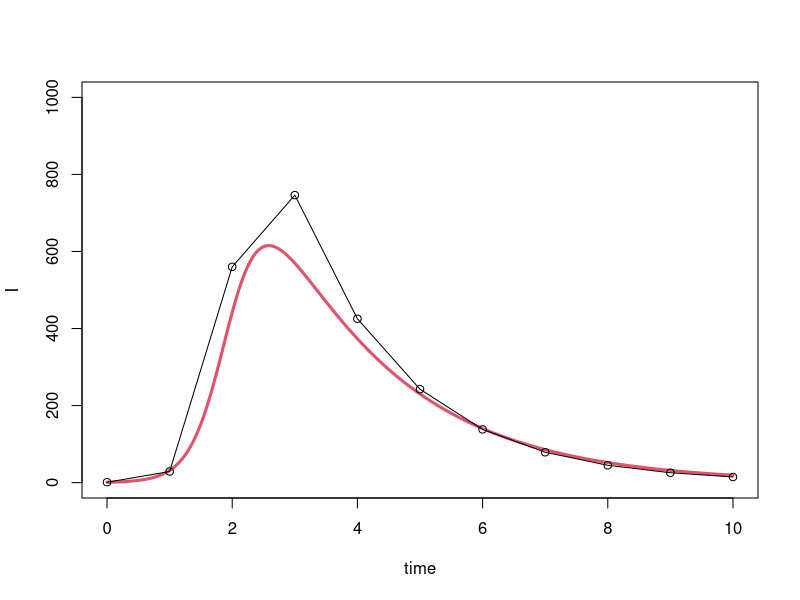

Generate this figure with R: (Note: this script raises an error after producing the figure.)
## Packages ###########################################################################

library(deSolve)
library(purrr)
library(parallel)
library(magrittr)

## Functions ##########################################################################

dbinom2 <- function(...)  dbinom(..., log = TRUE)

remove_first <- function(x) tail(x, -1)

last <- function(x) tail(x, 1)


## 1. continuous-time model ###########################################################

# the function that simulates an SIR model:
sir_continuous <- function(beta, gamma, S0, I0, R0, times) {
  
  # the differential equations:
  sir_equations <- function(time, variables, parameters) {
    with(as.list(c(variables, parameters)), {
      new_cases <- beta * I * S
      recovered <- gamma * I
      dS <- - new_cases
      dI <-   new_cases - recovered
      dR <-   recovered
      return(list(c(dS, dI, dR)))
    })
  }
  
  tibble::as_tibble(
    as.data.frame(
      ode(c(S = S0, I = I0, R = R0), times, sir_equations,
          c(beta  = beta, gamma = gamma))))
}


## 2. discrete-time model #############################################################

sir_discrete <- function(beta, gamma, S0, I0, R0, times) {
  
  step <- mean(diff(times))
  
  S <- S0
  I <- I0
  R <- R0
  p_inf <- NA
  p_rec <- NA
  
  for (i in remove_first(times)) {
    last_S <- last(S)
    last_I <- last(I)
    last_R <- last(R)
    new_cases <- (1 - exp(- beta * last_I * step)) * last_S
    recovered <- (1 - exp(- gamma * step)) * last_I
    S <- c(S, last_S - new_cases)
    I <- c(I, last_I + new_cases - recovered)
    R <- c(R, last_R + recovered)
  }
  
  tibble::tibble(time = times, S = S, I = I, R = R)
}

# sir_discrete(beta = .004, gamma = .5, S0 = 999, I0 = 1, R0 = 0, times = seq(0, 10, .1))

## 3. likelihood ######################################################################

mLL1 <- function(observed, expected, size) {
  - sum(dbinom2(observed, size, expected / size))
}

mLL <- function(par, beta, gamma, S0, I0, R0, size, times) {
  continuous <- sir_continuous(beta, gamma, S0, I0, R0, times)[-1, ]
  discrete <- round(sir_discrete(par[1], par[2], S0, I0, R0, times)[-1, ])
  
#  size <- S0 + I0 + R0
  mLL1(discrete$S, continuous$S, size) +
    mLL1(discrete$I, continuous$I, size) +
    mLL1(discrete$R, continuous$R, size)
}


#######################################################################################

beta <- .004
gamma <- .5
S0 <- 999
I0 <- 1
R0 <- 0
tmin <- 0
tmax <- 10

size <- S0 + I0 + R0

out_continuous <- sir_continuous(beta, gamma, S0, I0, R0, times = seq(tmin, tmax, le = 500))
with(out_continuous, plot(time, I, type = "l", col = 2, lwd = 3, ylim = c(0, size)))

step <- 1
(parameters_discrete <- optim(c(beta, gamma), mLL, beta = beta, gamma = gamma, S0 = S0,
                              I0 = I0, R0 = R0, size = size, times = seq(0, 10, step))$par)

out_discrete <- sir_discrete(parameters_discrete[1], parameters_discrete[2],
                             S0, I0, R0, seq(0, 10, step))

with(out_discrete, lines(time, I, type = "o"))


#######################################################################################

beta <- .004
gamma <- .5
S0 <- 999
I0 <- 1
R0 <- 0
tmin <- 0
tmax <- 10

size <- S0 + I0 + R0

f <- function(x) {
  optim(c(beta, gamma), mLL, beta = beta, gamma = gamma, S0 = S0, I0 = I0, R0 = R0,
        size = size, times = seq(0, 10, x))$par
}

step_size <- seq(.01, 2, .01)
out <- step_size |>
  mclapply(f, mc.cores = detectCores() - 1) |> 
  unlist() |> 
  matrix(ncol = 2, byrow = TRUE) |> 
  as.data.frame() |> 
  setNames(c("beta", "gamma")) %>%
  cbind(step_sizes, .) |> 
  tibble::as_tibble()
  
with(out, plot(step_size, beta, col = 4))
abline(0, 1)
